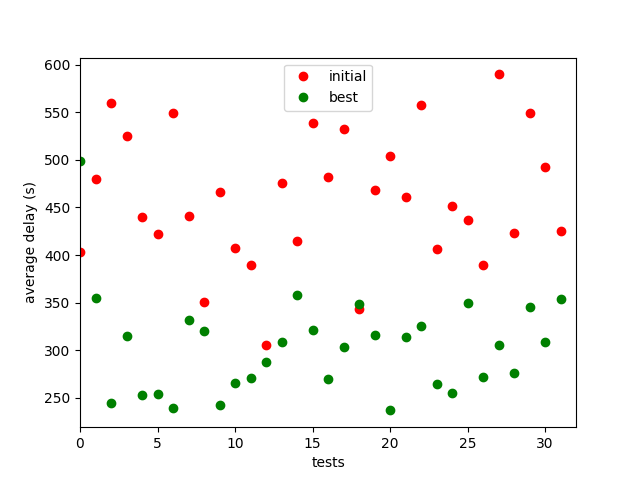

Write the Python code that produced this figure.
# plot dots on a graph (input: 0.txt, 01.txt, 012.txt)
# output: graph.png
# Usage: python graph.py

import matplotlib.pyplot as plt
import numpy as np

arr1 = []
with open("initial.txt", "r") as f:
    for line in f:
        arr1.append(float(line))

# arr2 = []
# with open("01.txt", "r") as f:
#     for line in f:
#         arr2.append(float(line))

arr3 = []
with open("best.txt", "r") as f:
    for line in f:
        arr3.append(float(line))

plt.plot(arr1, "ro", label="initial")
# plt.plot(arr2, "bo", label="01")
plt.plot(arr3, "go", label="best")
plt.xlim([0, 32])
plt.xlabel("tests")
plt.ylabel("average delay (s)")
plt.legend()
plt.savefig("graph.png")
